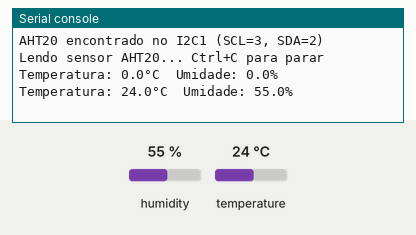
Simulated run of this program. Board: Raspberry Pi Pico running MicroPython. Parts: the last lines printed to the serial console. Inputs (shaded band) come from the test bench; at power-on: humidity 55 %, temperature 24 °C.

Above: at 1.2 s.
1.3 s: humidity set to 22 %
At 2.7 s:
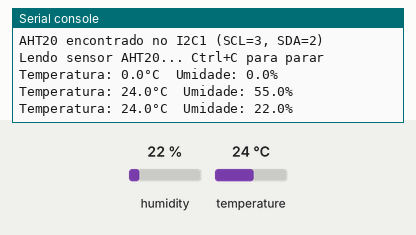
2.9 s: temperature set to 12 °C
At 3.8 s:
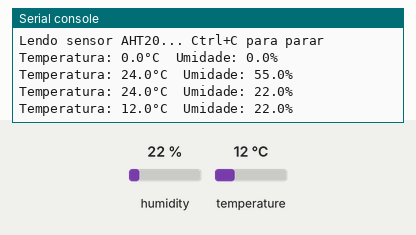
4.5 s: humidity set to 40 %
At 6.3 s:
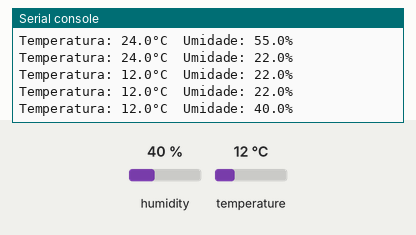
Timing chart, 0 to 7.8 s (numbered marks = the images above; inputs shaded):
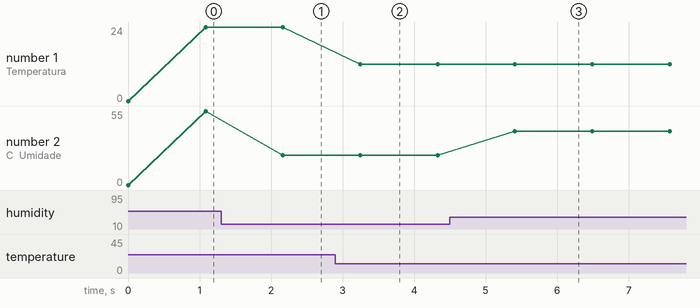

The program:

sensor_temperatura_umidade.py
```python
# sensor_temperatura_umidade.py
# Lê temperatura e umidade do sensor AHT20
# Blocos: Temperatura (°C), Umidade (%)

from machine import Pin, I2C
import time

# O AHT20 pode estar no I2C0 ou I2C1 dependendo da conexão
# Tenta I2C1 primeiro (mesmo barramento do display)
AHT20_ADDR = 0x38

def tentar_i2c():
    """Tenta encontrar o AHT20 em ambos os barramentos."""
 # Tenta I2C1
    try:
        i2c = I2C(1, scl=Pin(3), sda=Pin(2), freq=400000)
        if AHT20_ADDR in i2c.scan():
            print("AHT20 encontrado no I2C1 (SCL=3, SDA=2)")
            return i2c
    except:
        pass
 # Tenta I2C0
    try:
        i2c = I2C(0, scl=Pin(1), sda=Pin(0), freq=400000)
        if AHT20_ADDR in i2c.scan():
            print("AHT20 encontrado no I2C0 (SCL=1, SDA=0)")
            return i2c
    except:
        pass
    return None

i2c_sensor = tentar_i2c()
if i2c_sensor is None:
    print("ERRO: Sensor AHT20 nao encontrado!")
    print("Verifique a conexao do sensor.")
else:
 # Variáveis de cache
    _aht20_temp = 0.0
    _aht20_umid = 0.0
    _aht20_ultimo = 0

    def aht20_atualizar():
        """Lê dados do AHT20 (com cache de 500ms)."""
        global _aht20_temp, _aht20_umid, _aht20_ultimo
        agora = time.ticks_ms()
        if time.ticks_diff(agora, _aht20_ultimo) < 500:
            return
        _aht20_ultimo = agora
        try:
            i2c_sensor.writeto(AHT20_ADDR, bytes([0xAC, 0x33, 0x00]))
            time.sleep_ms(80)
            dados = i2c_sensor.readfrom(AHT20_ADDR, 7)
            if dados[0] & 0x80 == 0:
                raw_umid = ((dados[1] << 16) | (dados[2] << 8) | dados[3]) >> 4
                raw_temp = ((dados[3] & 0x0F) << 16) | (dados[4] << 8) | dados[5]
                _aht20_umid = round(raw_umid * 100 / 1048576, 1)
                _aht20_temp = round(raw_temp * 200 / 1048576 - 50, 1)
        except:
            pass

    def ler_temperatura():
        aht20_atualizar()
        return _aht20_temp

    def ler_umidade():
        aht20_atualizar()
        return _aht20_umid

 # Loop de leitura
    print("Lendo sensor AHT20... Ctrl+C para parar")
    while True:
        temp = ler_temperatura()
        umid = ler_umidade()
        print("Temperatura: {}°C  Umidade: {}%".format(temp, umid))
        time.sleep(1)
```

Measured:
- after the input at 1.3 s, the serial console: prints a new line after 0.87 s (image 1)
- after the input at 2.9 s, the serial console: prints a new line after 0.35 s (image 2)
- after the input at 4.5 s, the serial console: prints a new line after 0.91 s (image 3)
- plotted number 1: 24 → 12 after the input at 2.9 s
- plotted number 2: 55 → 22 after the input at 1.3 s, 22 → 40 after the input at 4.5 s
